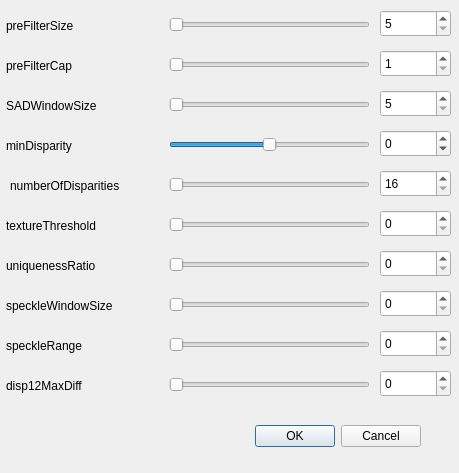
<?xml version="1.0" encoding="UTF-8"?>
<ui version="4.0">
 <class>SetStereoParams</class>
 <widget class="QDialog" name="SetStereoParams">
  <property name="geometry">
   <rect>
    <x>0</x>
    <y>0</y>
    <width>459</width>
    <height>473</height>
   </rect>
  </property>
  <property name="windowTitle">
   <string>Stereo Param Setup</string>
  </property>
  <widget class="QDialogButtonBox" name="buttonBox">
   <property name="geometry">
    <rect>
     <x>230</x>
     <y>420</y>
     <width>191</width>
     <height>32</height>
    </rect>
   </property>
   <property name="orientation">
    <enum>Qt::Horizontal</enum>
   </property>
   <property name="standardButtons">
    <set>QDialogButtonBox::Cancel|QDialogButtonBox::Ok</set>
   </property>
  </widget>
  <widget class="QSlider" name="preFilterSize_slider">
   <property name="geometry">
    <rect>
     <x>169</x>
     <y>10</y>
     <width>201</width>
     <height>29</height>
    </rect>
   </property>
   <property name="minimum">
    <number>5</number>
   </property>
   <property name="maximum">
    <number>255</number>
   </property>
   <property name="singleStep">
    <number>2</number>
   </property>
   <property name="orientation">
    <enum>Qt::Horizontal</enum>
   </property>
  </widget>
  <widget class="QSpinBox" name="preFilterSize_spinBox">
   <property name="geometry">
    <rect>
     <x>380</x>
     <y>10</y>
     <width>71</width>
     <height>27</height>
    </rect>
   </property>
   <property name="minimum">
    <number>5</number>
   </property>
   <property name="maximum">
    <number>255</number>
   </property>
   <property name="singleStep">
    <number>2</number>
   </property>
  </widget>
  <widget class="QSlider" name="preFilterCap_slider">
   <property name="geometry">
    <rect>
     <x>169</x>
     <y>50</y>
     <width>201</width>
     <height>29</height>
    </rect>
   </property>
   <property name="minimum">
    <number>1</number>
   </property>
   <property name="maximum">
    <number>63</number>
   </property>
   <property name="singleStep">
    <number>1</number>
   </property>
   <property name="orientation">
    <enum>Qt::Horizontal</enum>
   </property>
  </widget>
  <widget class="QSpinBox" name="preFilterCap_spinBox">
   <property name="geometry">
    <rect>
     <x>380</x>
     <y>50</y>
     <width>71</width>
     <height>27</height>
    </rect>
   </property>
   <property name="minimum">
    <number>1</number>
   </property>
   <property name="maximum">
    <number>63</number>
   </property>
  </widget>
  <widget class="QLabel" name="preFilterSize_label">
   <property name="geometry">
    <rect>
     <x>6</x>
     <y>10</y>
     <width>91</width>
     <height>31</height>
    </rect>
   </property>
   <property name="text">
    <string>preFilterSize</string>
   </property>
  </widget>
  <widget class="QLabel" name="preFilterCap_label">
   <property name="geometry">
    <rect>
     <x>6</x>
     <y>50</y>
     <width>91</width>
     <height>31</height>
    </rect>
   </property>
   <property name="text">
    <string>preFilterCap</string>
   </property>
  </widget>
  <widget class="QLabel" name="SADWindowSize_label">
   <property name="geometry">
    <rect>
     <x>6</x>
     <y>90</y>
     <width>121</width>
     <height>31</height>
    </rect>
   </property>
   <property name="text">
    <string>SADWindowSize</string>
   </property>
  </widget>
  <widget class="QSlider" name="SADWindowSize_slider">
   <property name="geometry">
    <rect>
     <x>169</x>
     <y>90</y>
     <width>201</width>
     <height>29</height>
    </rect>
   </property>
   <property name="minimum">
    <number>5</number>
   </property>
   <property name="maximum">
    <number>255</number>
   </property>
   <property name="singleStep">
    <number>2</number>
   </property>
   <property name="orientation">
    <enum>Qt::Horizontal</enum>
   </property>
  </widget>
  <widget class="QSpinBox" name="SADWindowSize_spinBox">
   <property name="geometry">
    <rect>
     <x>380</x>
     <y>90</y>
     <width>71</width>
     <height>27</height>
    </rect>
   </property>
   <property name="minimum">
    <number>5</number>
   </property>
   <property name="maximum">
    <number>255</number>
   </property>
   <property name="singleStep">
    <number>2</number>
   </property>
  </widget>
  <widget class="QLabel" name="minDisparity_label">
   <property name="geometry">
    <rect>
     <x>6</x>
     <y>130</y>
     <width>91</width>
     <height>31</height>
    </rect>
   </property>
   <property name="text">
    <string>minDisparity</string>
   </property>
  </widget>
  <widget class="QSlider" name="minDisparity_slider">
   <property name="geometry">
    <rect>
     <x>169</x>
     <y>130</y>
     <width>201</width>
     <height>29</height>
    </rect>
   </property>
   <property name="minimum">
    <number>-100</number>
   </property>
   <property name="maximum">
    <number>100</number>
   </property>
   <property name="orientation">
    <enum>Qt::Horizontal</enum>
   </property>
  </widget>
  <widget class="QSpinBox" name="minDisparity_spinBox">
   <property name="geometry">
    <rect>
     <x>380</x>
     <y>130</y>
     <width>71</width>
     <height>27</height>
    </rect>
   </property>
   <property name="minimum">
    <number>-100</number>
   </property>
   <property name="maximum">
    <number>100</number>
   </property>
  </widget>
  <widget class="QLabel" name="numberOfDisparities_label">
   <property name="geometry">
    <rect>
     <x>10</x>
     <y>170</y>
     <width>151</width>
     <height>31</height>
    </rect>
   </property>
   <property name="text">
    <string>numberOfDisparities</string>
   </property>
  </widget>
  <widget class="QSlider" name="numberOfDisparities_slider">
   <property name="geometry">
    <rect>
     <x>169</x>
     <y>170</y>
     <width>201</width>
     <height>29</height>
    </rect>
   </property>
   <property name="acceptDrops">
    <bool>false</bool>
   </property>
   <property name="minimum">
    <number>16</number>
   </property>
   <property name="maximum">
    <number>256</number>
   </property>
   <property name="singleStep">
    <number>16</number>
   </property>
   <property name="pageStep">
    <number>16</number>
   </property>
   <property name="tracking">
    <bool>true</bool>
   </property>
   <property name="orientation">
    <enum>Qt::Horizontal</enum>
   </property>
   <property name="invertedAppearance">
    <bool>false</bool>
   </property>
   <property name="tickPosition">
    <enum>QSlider::NoTicks</enum>
   </property>
   <property name="tickInterval">
    <number>0</number>
   </property>
  </widget>
  <widget class="QSpinBox" name="numberOfDisparities_spinBox">
   <property name="geometry">
    <rect>
     <x>380</x>
     <y>170</y>
     <width>71</width>
     <height>27</height>
    </rect>
   </property>
   <property name="minimum">
    <number>16</number>
   </property>
   <property name="maximum">
    <number>256</number>
   </property>
   <property name="singleStep">
    <number>16</number>
   </property>
  </widget>
  <widget class="QLabel" name="textureThreshold_label">
   <property name="geometry">
    <rect>
     <x>6</x>
     <y>210</y>
     <width>131</width>
     <height>31</height>
    </rect>
   </property>
   <property name="text">
    <string>textureThreshold</string>
   </property>
  </widget>
  <widget class="QSlider" name="textureThreshold_slider">
   <property name="geometry">
    <rect>
     <x>169</x>
     <y>210</y>
     <width>201</width>
     <height>29</height>
    </rect>
   </property>
   <property name="maximum">
    <number>32000</number>
   </property>
   <property name="orientation">
    <enum>Qt::Horizontal</enum>
   </property>
  </widget>
  <widget class="QSpinBox" name="textureThreshold_spinBox">
   <property name="geometry">
    <rect>
     <x>380</x>
     <y>210</y>
     <width>71</width>
     <height>27</height>
    </rect>
   </property>
   <property name="maximum">
    <number>32000</number>
   </property>
  </widget>
  <widget class="QLabel" name="uniquenessRatio_label">
   <property name="geometry">
    <rect>
     <x>6</x>
     <y>250</y>
     <width>121</width>
     <height>31</height>
    </rect>
   </property>
   <property name="text">
    <string>uniquenessRatio</string>
   </property>
  </widget>
  <widget class="QSlider" name="uniquenessRatio_slider">
   <property name="geometry">
    <rect>
     <x>169</x>
     <y>250</y>
     <width>201</width>
     <height>29</height>
    </rect>
   </property>
   <property name="maximum">
    <number>100</number>
   </property>
   <property name="orientation">
    <enum>Qt::Horizontal</enum>
   </property>
  </widget>
  <widget class="QSpinBox" name="uniquenessRatio_spinBox">
   <property name="geometry">
    <rect>
     <x>380</x>
     <y>250</y>
     <width>71</width>
     <height>27</height>
    </rect>
   </property>
   <property name="maximum">
    <number>255</number>
   </property>
  </widget>
  <widget class="QLabel" name="speckleWindowSize_label">
   <property name="geometry">
    <rect>
     <x>6</x>
     <y>290</y>
     <width>141</width>
     <height>31</height>
    </rect>
   </property>
   <property name="text">
    <string>speckleWindowSize</string>
   </property>
  </widget>
  <widget class="QSlider" name="speckleWindowSize_slider">
   <property name="geometry">
    <rect>
     <x>169</x>
     <y>290</y>
     <width>201</width>
     <height>29</height>
    </rect>
   </property>
   <property name="maximum">
    <number>100</number>
   </property>
   <property name="orientation">
    <enum>Qt::Horizontal</enum>
   </property>
  </widget>
  <widget class="QSpinBox" name="speckleWindowSize_spinBox">
   <property name="geometry">
    <rect>
     <x>380</x>
     <y>290</y>
     <width>71</width>
     <height>27</height>
    </rect>
   </property>
   <property name="maximum">
    <number>100</number>
   </property>
  </widget>
  <widget class="QLabel" name="speckleRange_label">
   <property name="geometry">
    <rect>
     <x>6</x>
     <y>330</y>
     <width>101</width>
     <height>31</height>
    </rect>
   </property>
   <property name="text">
    <string>speckleRange</string>
   </property>
  </widget>
  <widget class="QSlider" name="speckleRange_slider">
   <property name="geometry">
    <rect>
     <x>169</x>
     <y>330</y>
     <width>201</width>
     <height>29</height>
    </rect>
   </property>
   <property name="maximum">
    <number>100</number>
   </property>
   <property name="orientation">
    <enum>Qt::Horizontal</enum>
   </property>
  </widget>
  <widget class="QSpinBox" name="speckleRange_spinBox">
   <property name="geometry">
    <rect>
     <x>380</x>
     <y>330</y>
     <width>71</width>
     <height>27</height>
    </rect>
   </property>
   <property name="maximum">
    <number>100</number>
   </property>
  </widget>
  <widget class="QLabel" name="disp12MaxDiff_label">
   <property name="geometry">
    <rect>
     <x>6</x>
     <y>370</y>
     <width>111</width>
     <height>31</height>
    </rect>
   </property>
   <property name="text">
    <string>disp12MaxDiff</string>
   </property>
  </widget>
  <widget class="QSlider" name="disp12MaxDiff_slider">
   <property name="geometry">
    <rect>
     <x>169</x>
     <y>370</y>
     <width>201</width>
     <height>29</height>
    </rect>
   </property>
   <property name="maximum">
    <number>1</number>
   </property>
   <property name="orientation">
    <enum>Qt::Horizontal</enum>
   </property>
  </widget>
  <widget class="QSpinBox" name="disp12MaxDiff_spinBox">
   <property name="geometry">
    <rect>
     <x>380</x>
     <y>370</y>
     <width>71</width>
     <height>27</height>
    </rect>
   </property>
   <property name="maximum">
    <number>1</number>
   </property>
  </widget>
 </widget>
 <resources/>
 <connections>
  <connection>
   <sender>buttonBox</sender>
   <signal>accepted()</signal>
   <receiver>SetStereoParams</receiver>
   <slot>accept()</slot>
   <hints>
    <hint type="sourcelabel">
     <x>248</x>
     <y>254</y>
    </hint>
    <hint type="destinationlabel">
     <x>157</x>
     <y>274</y>
    </hint>
   </hints>
  </connection>
  <connection>
   <sender>buttonBox</sender>
   <signal>rejected()</signal>
   <receiver>SetStereoParams</receiver>
   <slot>reject()</slot>
   <hints>
    <hint type="sourcelabel">
     <x>316</x>
     <y>260</y>
    </hint>
    <hint type="destinationlabel">
     <x>286</x>
     <y>274</y>
    </hint>
   </hints>
  </connection>
 </connections>
</ui>
